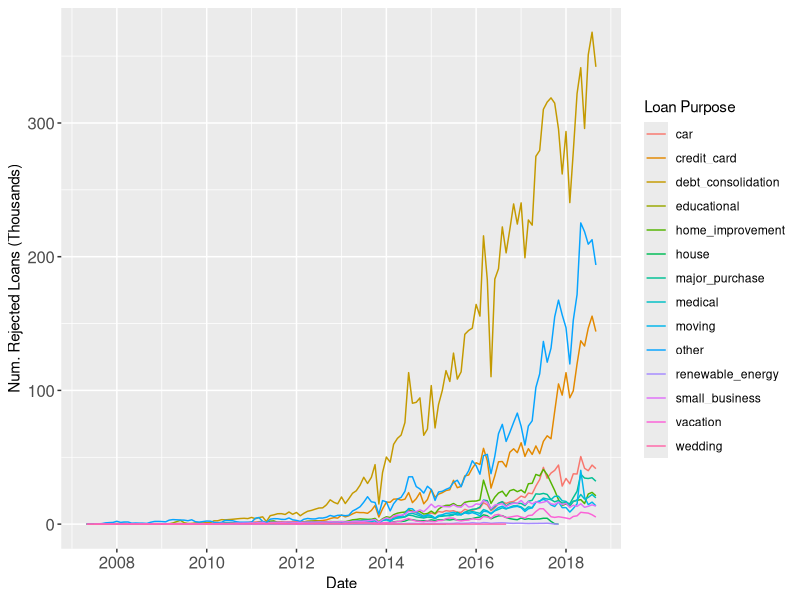

The R source for this figure:
## ---- chunk 1
library(data.table)
library(ggplot2)
rejectAppsByMonthPurpose <- fread('rejectAppsByMonthPurpose.csv',header=TRUE,data.table = FALSE)
rejectAppsByMonthPurpose$date <- as.Date(rejectAppsByMonthPurpose$Group.1,"%m/%d/%y")

p <- ggplot(data=rejectAppsByMonthPurpose, aes(x=date,y=count1000,colour=Group.2))
p + geom_line() + labs(y = 'Num. Rejected Loans (Thousands)', x='Date', color='Loan Purpose') + 
  theme(axis.text=element_text(size=12))
